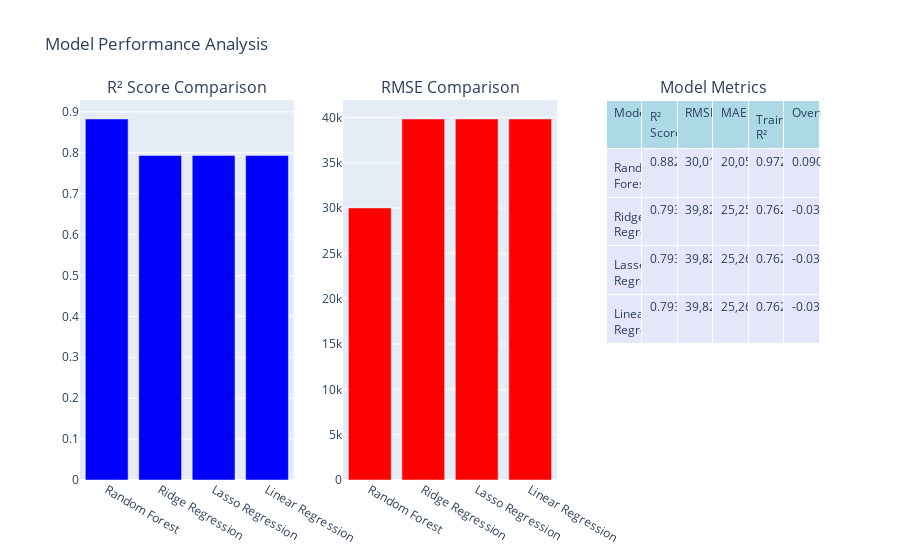

Notebook cell for this chart:
### Markdown cell above
## Performance Metric Visualisation

### Code cell
# Create performance comparison chart
fig = make_subplots(
    rows=1, cols=3,
    subplot_titles=['R² Score Comparison', 'RMSE Comparison', 'Model Metrics'],
    specs=[[{}, {}, {"type": "table"}]]
)

# R² Score comparison
fig.add_trace(
    go.Bar(
        x=comparison_df['Model'],
        y=comparison_df['R² Score'],
        name='R² Score',
        marker_color='blue'
    ),
    row=1, col=1
)

# RMSE comparison
fig.add_trace(
    go.Bar(
        x=comparison_df['Model'],
        y=comparison_df['RMSE'],
        name='RMSE',
        marker_color='red'
    ),
    row=1, col=2
)

# Metrics table
fig.add_trace(
    go.Table(
        header=dict(values=list(comparison_df.columns),
                   fill_color='lightblue',
                   align='left'),
        cells=dict(values=[comparison_df[col] for col in comparison_df.columns],
                  fill_color='lavender',
                  align='left',
                  format=[None, '.4f', ',.0f', ',.0f', '.4f', '.4f'])
    ),
    row=1, col=3
)

fig.update_layout(height=500, title_text="Model Performance Analysis", showlegend=False)

# Save as PNG
fig.write_image("model_performance_comparison.png")

fig.show()

### Figure 1 — Plotly figure (JSON) as saved in the notebook; plotly's stock layout.template omitted (floating-point values rounded to 4 significant figures)
{"data": [{"marker": {"color": "blue"}, "name": "R² Score", "type": "bar", "x": ["Random Forest", "Ridge Regression", "Lasso Regression", "Linear Regression"], "xaxis": "x", "y": [0.8826, 0.7933, 0.7932, 0.7932], "yaxis": "y"}, {"marker": {"color": "red"}, "name": "RMSE", "type": "bar", "x": ["Random Forest", "Ridge Regression", "Lasso Regression", "Linear Regression"], "xaxis": "x2", "y": [30010.0, 39820.0, 39820.0, 39820.0], "yaxis": "y2"}, {"cells": {"align": "left", "fill": {"color": "lavender"}, "format": [null, ".4f", ",.0f", ",.0f", ".4f", ".4f"], "values": [["Random Forest", "Ridge Regression", "Lasso Regression", "Linear Regression"], [0.8826, 0.7933, 0.7932, 0.7932], [30010.0, 39820.0, 39820.0, 39820.0], [20050.0, 25260.0, 25260.0, 25260.0], [0.9728, 0.7627, 0.7627, 0.7627], [0.09026, -0.03054, -0.03051, -0.03051]]}, "domain": {"x": [0.7111, 1], "y": [0, 1]}, "header": {"align": "left", "fill": {"color": "lightblue"}, "values": ["Model", "R² Score", "RMSE", "MAE", "Train R²", "Overfitting"]}, "type": "table"}], "layout": {"annotations": [{"font": {"size": 16}, "showarrow": false, "text": "R² Score Comparison", "x": 0.1444, "xanchor": "center", "xref": "paper", "y": 1, "yanchor": "bottom", "yref": "paper"}, {"font": {"size": 16}, "showarrow": false, "text": "RMSE Comparison", "x": 0.5, "xanchor": "center", "xref": "paper", "y": 1, "yanchor": "bottom", "yref": "paper"}, {"font": {"size": 16}, "showarrow": false, "text": "Model Metrics", "x": 0.8556, "xanchor": "center", "xref": "paper", "y": 1, "yanchor": "bottom", "yref": "paper"}], "autosize": true, "showlegend": false, "title": {"text": "Model Performance Analysis"}, "xaxis": {"anchor": "y", "autorange": true, "domain": [0, 0.2889], "range": [-0.5, 3.5], "type": "category"}, "xaxis2": {"anchor": "y2", "autorange": true, "domain": [0.3556, 0.6444], "range": [-0.5, 3.5], "type": "category"}, "yaxis": {"anchor": "x", "autorange": true, "domain": [0, 1], "range": [0, 0.929], "type": "linear"}, "yaxis2": {"anchor": "x2", "autorange": true, "domain": [0, 1], "range": [0, 41920.0], "type": "linear"}}}
